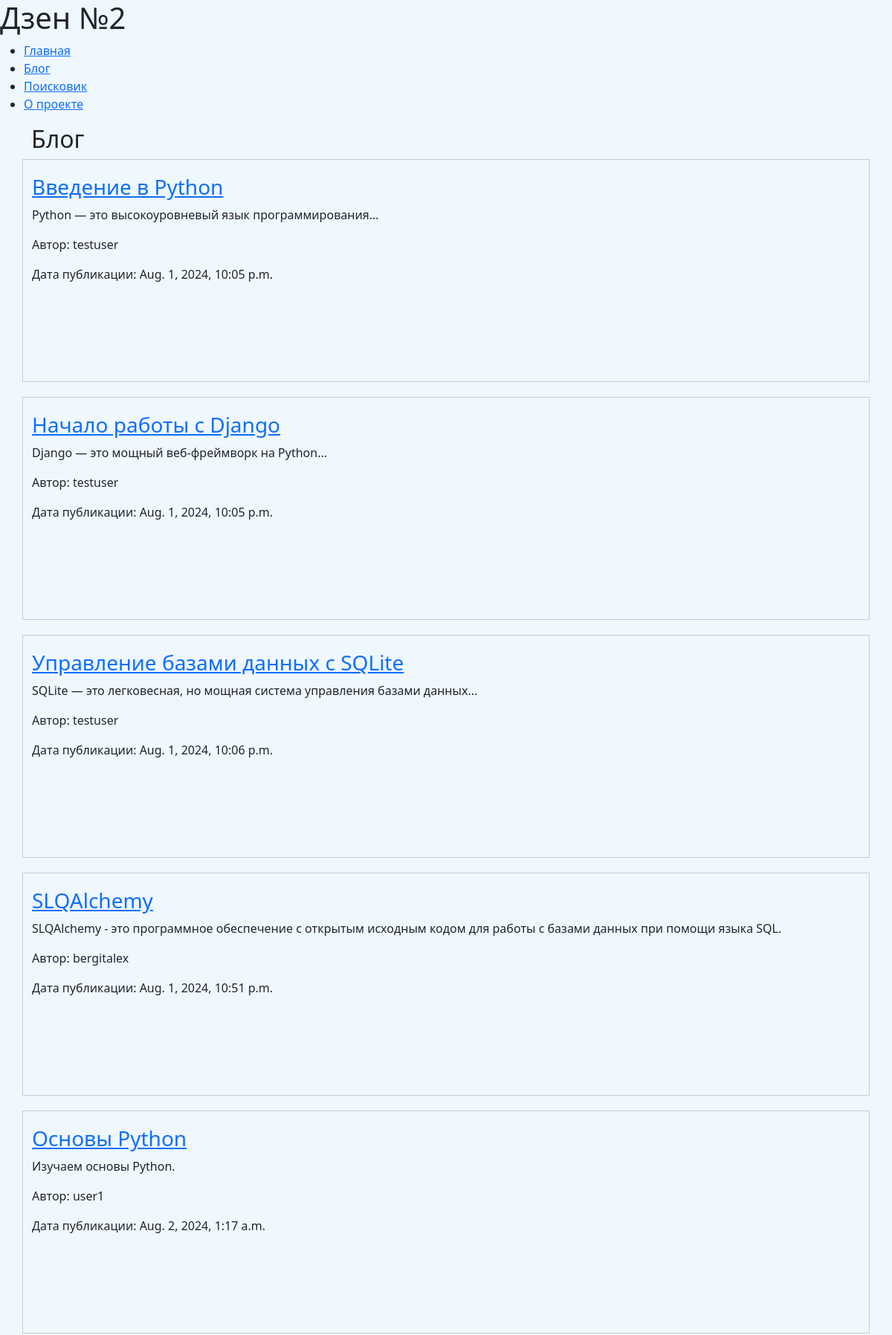
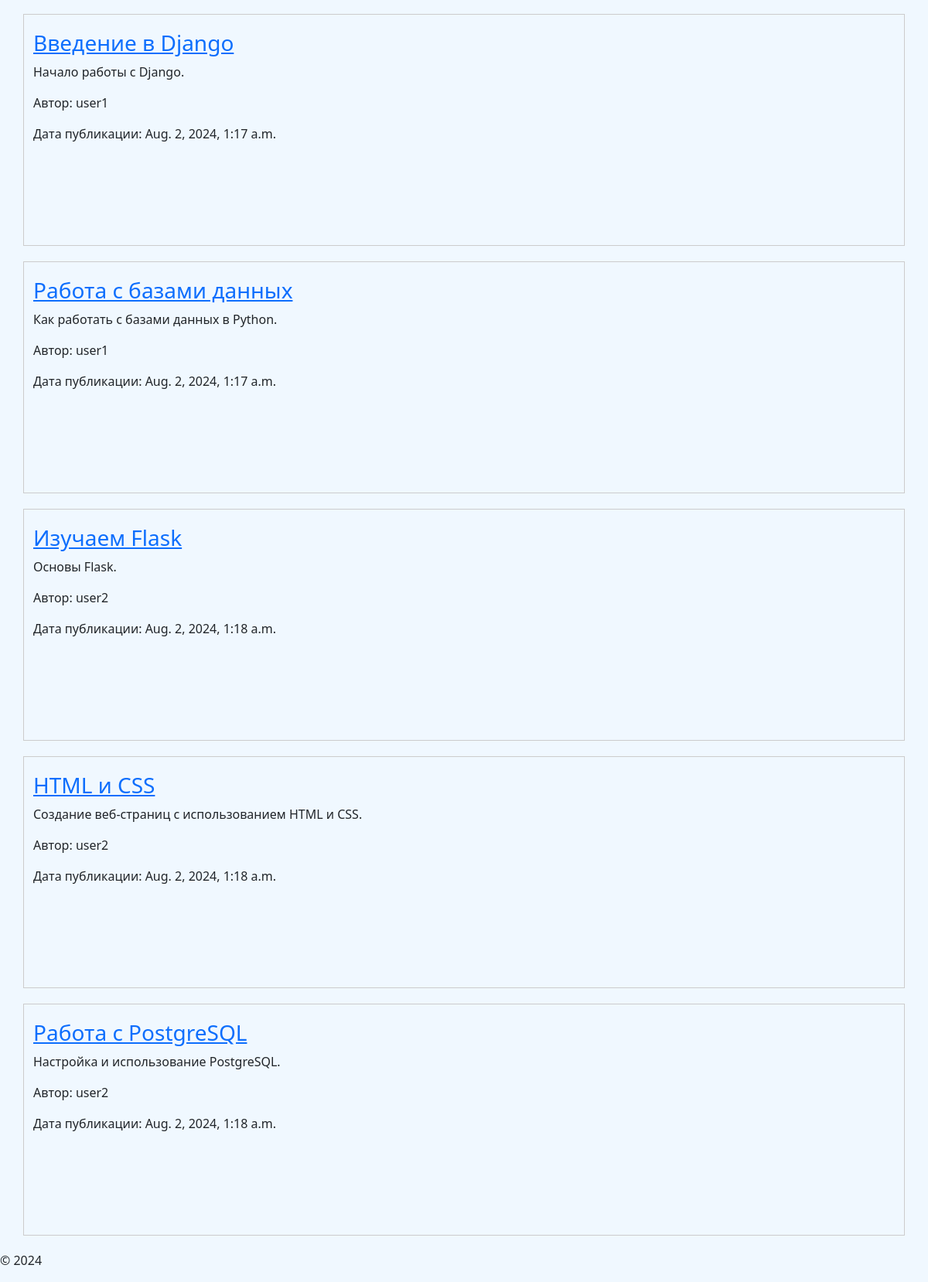
Screenshot of /blog/ with the database file from the repository (2 pictures, top to bottom).
### blog/models.py (models this page shows, shortened)
class Post(models.Model):
    title = models.CharField(max_length=200)
    text = models.TextField()
    slug = models.SlugField(unique=True, blank=True)
    author = models.ForeignKey(get_user_model(), on_delete=models.CASCADE)
    category = models.ForeignKey(Category, on_delete=models.CASCADE, related_name='posts', null=True, default=None)
    tags = models.ManyToManyField(Tag, related_name='posts')
    published_date = models.DateTimeField(auto_now_add=True)
    updated_date = models.DateTimeField(auto_now=True)
    views = models.IntegerField(default=0)

### blog/views.py (the view)
# urls.py: path('blog/', views.blog, name='blog'),
def blog(request):
    context = {
        'menu': menu,
        'posts': Post.objects.all(),
    }
    return render(request, 'blog.html', context)

### blog/templates/blog.html (shortened to what this page needs)
{% extends 'base.html' %}
{% block content %}
    <h2>Блог</h2>
    <div class="row">
        {% for post in posts %}
            <div class="post col-md-12">
                <h3><a href="{% url 'post_detail' post.slug %}">{{ post.title }}</a></h3>
                <p>{{ post.text|truncatewords:30 }}</p>
                <p>Автор: {{ post.author }}</p>
                <p>Дата публикации: {{ post.published_date }}</p>
            </div>
        {% endfor %}
    </div>
{% endblock %}

### blog/static/css/styles.css (style rules this page uses)
.post { height: 300px; width: 500px; border: 1px solid #ccc; margin-bottom: 20px; padding: 20px; overflow: hidden; }

### rows the page displays
Post: title "Введение в Python", text "Python — это высокоуровневый язык программирования...", author "testuser", published_date "Aug. 1, 2024, 10:05 p.m."
Post: title "Начало работы с Django", text "Django — это мощный веб-фреймворк на Python...", author "testuser", published_date "Aug. 1, 2024, 10:05 p.m."
Post: title "Управление базами данных с SQLite", text "SQLite — это легковесная, но мощная система управления базами данных...", author "testuser", published_date "Aug. 1, 2024, 10:06 p.m."
Post: title "SLQAlchemy", text "SLQAlchemy - это программное обеспечение с открытым исходным кодом для работы с базами данных при помощи языка SQL.", author "bergitalex", published_date "Aug. 1, 2024, 10:51 p.m."
Post: title "Основы Python", text "Изучаем основы Python.", author "user1", published_date "Aug. 2, 2024, 1:17 a.m."
Post: title "Введение в Django", text "Начало работы с Django.", author "user1", published_date "Aug. 2, 2024, 1:17 a.m."
Post: title "Работа с базами данных", text "Как работать с базами данных в Python.", author "user1", published_date "Aug. 2, 2024, 1:17 a.m."
Post: title "Изучаем Flask", text "Основы Flask.", author "user2", published_date "Aug. 2, 2024, 1:18 a.m."
Post: title "HTML и CSS", text "Создание веб-страниц с использованием HTML и CSS.", author "user2", published_date "Aug. 2, 2024, 1:18 a.m."
Post: title "Работа с PostgreSQL", text "Настройка и использование PostgreSQL.", author "user2", published_date "Aug. 2, 2024, 1:18 a.m."

### other values shown
{{ item.name }} "Главная" "Блог" "Поисковик" "О проекте"
